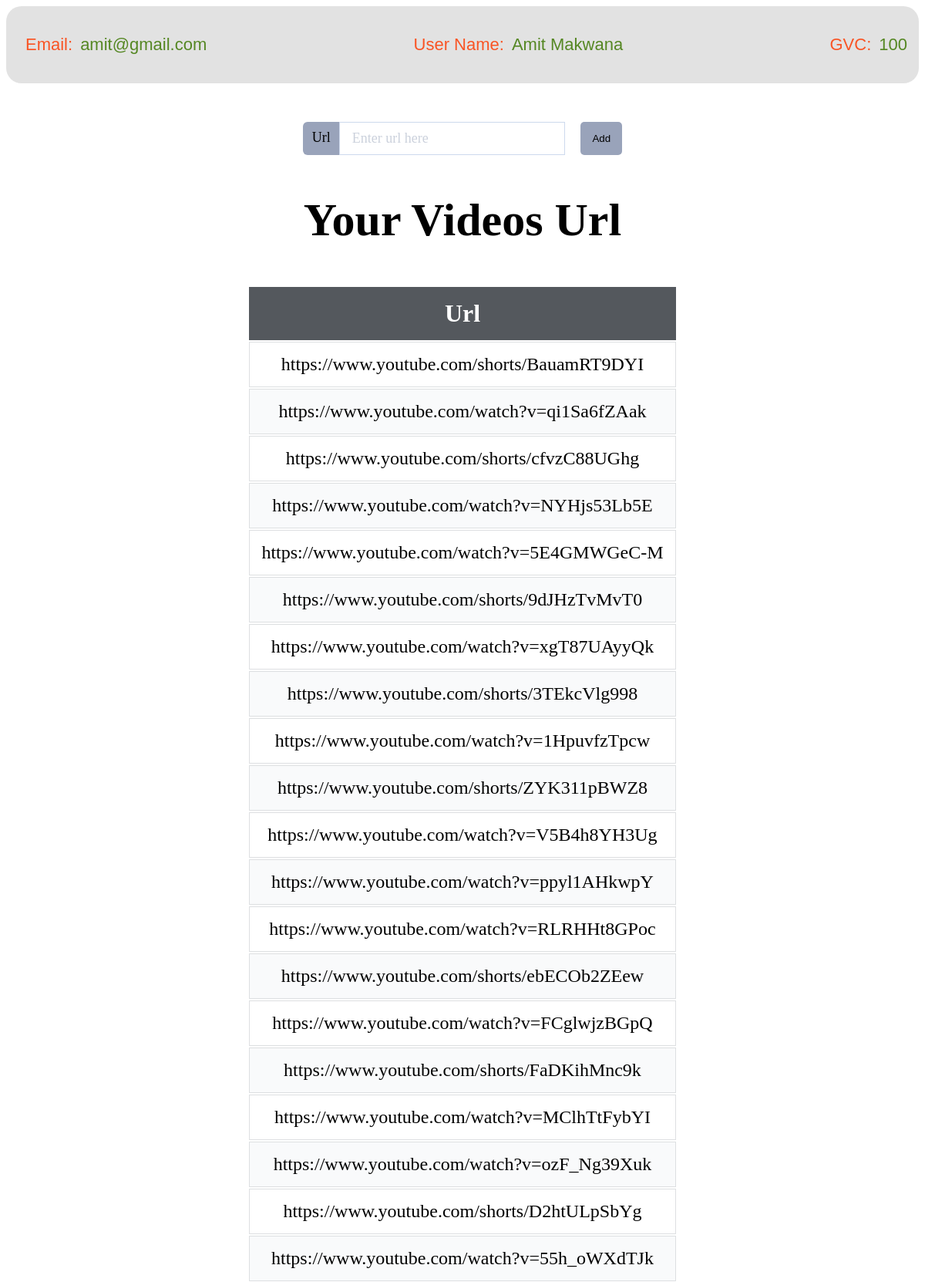
The app's page /profile.php (signed in, upper part) with its own data.
### tables this page shows
CREATE TABLE `users` (
  `u_id` int(10) NOT NULL,
  `user_name` varchar(30) NOT NULL,
  `email` varchar(255) NOT NULL,
  `password` varchar(255) NOT NULL,
  `GVC` int(255) DEFAULT NULL
);

CREATE TABLE `user_data` (
  `link_id` int(10) NOT NULL,
  `u_id` int(10) NOT NULL,
  `link_url` varchar(255) NOT NULL
);

### profile.php (the view, shortened to what this page needs)
<!DOCTYPE html>
<html lang="en">
<head>
    <link rel="stylesheet" href="css/dashboard.css" type="text/css" />
</head>
<body>
    <?php
        include 'config.php';
        $select = "SELECT * FROM `users` WHERE `u_id` = " . $_SESSION['UID'];
        $res = mysqli_query($con, $select);
        $count = mysqli_num_rows($res);
        if ($count > 0) {
            $row = mysqli_fetch_assoc($res);
            $user_name = $row['user_name'];
            $email = $row['email'];
            $GVC = $row['GVC'];
        }
     ?>
     <div class="info">
         <div id="email" class="wrap">
             <label>Email: </label>
             <p><?php echo $email; ?></p>
         </div>
         <div id="name" class="wrap">
             <label>User Name: </label>
             <p><?php echo $user_name; ?></p>
         </div>
         <div id="gvc" class="wrap">
             <label>GVC: </label>
             <p><?php echo $GVC; ?></p>
         </div>
     </div>
     <form action="add.php" method="POST">
         <div class="form-group">
             <span>Url</span>
             <input class="form-field" type="text" name="url" placeholder="Enter url here" required>
             <input class="form-button" type="submit" value="Add" name="add">
         </div>
     </form>
    <div class="bs-example">
                    <div class="page-header">
                        <h2 class="pull-left">Your Videos Url</h2>
                    </div>
                    <?php
                        $result = mysqli_query($con,"SELECT link_url FROM user_data WHERE u_id = " . $_SESSION['UID']);
                        if (mysqli_num_rows($result) > 0) {
                    ?>
                    <table class='table'>
                        <thead>
                            <tr>
                                <td>Url</td>
                            </tr>
                        </thead>
                        <?php
                            while($row = mysqli_fetch_array($result)) {
                        ?>
                        <tr>
                            <td> <a href="<?php echo $row["link_url"]; ?>" target="_blank"><?php echo $row["link_url"]; ?></a></td>
                        </tr>
                        <?php
                            }
                        ?>
                    </table>
                    <?php
                        }
                        else {
                            echo "No result found";
                        }
                    ?>
                </div>
</body>
</html>

### css/dashboard.css (style rules this page uses)
.info { background: #e2e2e2; border-radius: 20px; display: flex; justify-content: space-between; }
.wrap { display: flex; align-items: center; margin: 15px; font-size: 22px; font-family: sans-serif; }
.wrap label { color: #f95424; padding: 10px; }
.wrap p { color: #558723; }
.bs-example { margin: 20px; margin-top: 100px; display: flex; flex-direction: column; align-content: center; justify-content: center; align-items: center; }
.page-header { font-size: 2.5em; }
.table { text-align: center; }
.table td { padding: 15px; }
.table thead td { background-color: #54585d; color: #ffffff; font-weight: bold; font-size: 2em; border: 1px solid #54585d; }
.table tbody td { color: #636363; border: 1px solid #dddfe1; font-size: 1.5em; }
.table tbody td a { text-decoration: none; color: #000; }
.table tbody tr { background-color: #f9fafb; }
.table tbody tr:nth-child(odd) { background-color: #ffffff; }
form { text-align: -webkit-center; margin-top: 50px; }
.form-group { position: relative; display: flex; width: 35%; }
.form-group>span, .form-group .form-field { white-space: nowrap; display: block; }
.form-group>span:not(:first-child):not(:last-child), .form-group .form-field:not(:first-child):not(:last-child) { border-radius: 0; }
.form-group>span:first-child, .form-group .form-field:first-child { border-radius: 6px 0 0 6px; }
.form-group>span:not(:first-child), .form-group .form-field:not(:first-child) { margin-left: -1px; }
.form-group .form-field { position: relative; z-index: 1; flex: 1 1 auto; width: 1%; margin-top: 0; margin-bottom: 0; }
.form-group>span { text-align: center; padding: 8px 12px; font-size: 18px; line-height: 25px; background: #99a3ba; border: 1px #cdd9ed; transition: background 0.3s ease, border 0.3s ease, color 0.3s ease; }
.form-field { display: block; width: 100%; padding: 8px 16px; line-height: 25px; font-size: 18px; font-weight: 500; font-family: inherit; border-radius: 6px; -webkit-appearance: none; color: #99a3ba; border: 1px solid #cdd9ed; background: #fff; transition: border 0.3s ease; margin-right: 20px; }
.form-field::placeholder { color: #cbd1dc; }
.form-button { padding: 5px 15px; background: #99a3ba; border: 0 none; cursor: pointer; -webkit-border-radius: 5px; border-radius: 5px; transition: background 0.3s ease; }

### profile.php (style rules this page uses)
.bs-example { margin-top: 0; }

### records on screen
users: email "amit@gmail.com", user_name "Amit Makwana", GVC "100"
user_data: link_url "https://www.youtube.com/shorts/BauamRT9DYI"
user_data: link_url "https://www.youtube.com/watch?v=qi1Sa6fZAak"
user_data: link_url "https://www.youtube.com/shorts/cfvzC88UGhg"
user_data: link_url "https://www.youtube.com/watch?v=NYHjs53Lb5E"
user_data: link_url "https://www.youtube.com/watch?v=5E4GMWGeC-M"
user_data: link_url "https://www.youtube.com/shorts/9dJHzTvMvT0"
user_data: link_url "https://www.youtube.com/watch?v=xgT87UAyyQk"
user_data: link_url "https://www.youtube.com/shorts/3TEkcVlg998"
user_data: link_url "https://www.youtube.com/watch?v=1HpuvfzTpcw"
user_data: link_url "https://www.youtube.com/shorts/ZYK311pBWZ8"
user_data: link_url "https://www.youtube.com/watch?v=V5B4h8YH3Ug"
user_data: link_url "https://www.youtube.com/watch?v=ppyl1AHkwpY"
user_data: link_url "https://www.youtube.com/watch?v=RLRHHt8GPoc"
user_data: link_url "https://www.youtube.com/shorts/ebECOb2ZEew"
user_data: link_url "https://www.youtube.com/watch?v=FCglwjzBGpQ"
user_data: link_url "https://www.youtube.com/shorts/FaDKihMnc9k"
user_data: link_url "https://www.youtube.com/watch?v=MClhTtFybYI"
user_data: link_url "https://www.youtube.com/watch?v=ozF_Ng39Xuk"
user_data: link_url "https://www.youtube.com/shorts/D2htULpSbYg"
user_data: link_url "https://www.youtube.com/watch?v=55h_oWXdTJk"
